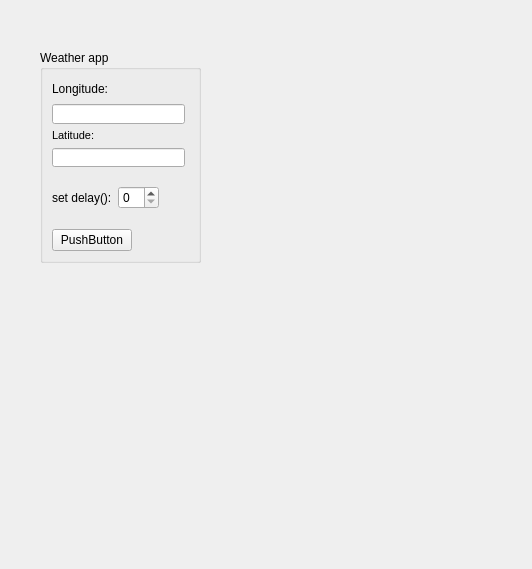
<?xml version="1.0" encoding="UTF-8"?>
<ui version="4.0">
 <class>FormwidgetWEather</class>
 <widget class="QWidget" name="FormwidgetWEather">
  <property name="geometry">
   <rect>
    <x>0</x>
    <y>0</y>
    <width>532</width>
    <height>569</height>
   </rect>
  </property>
  <property name="windowTitle">
   <string>Form</string>
  </property>
  <widget class="QGroupBox" name="groupBox">
   <property name="geometry">
    <rect>
     <x>40</x>
     <y>50</y>
     <width>161</width>
     <height>213</height>
    </rect>
   </property>
   <property name="title">
    <string>Weather app</string>
   </property>
   <layout class="QFormLayout" name="formLayout">
    <item row="0" column="0">
     <layout class="QVBoxLayout" name="verticalLayout_2">
      <item>
       <widget class="QLabel" name="label_5">
        <property name="minimumSize">
         <size>
          <width>43</width>
          <height>20</height>
         </size>
        </property>
        <property name="text">
         <string>Longitude:</string>
        </property>
       </widget>
      </item>
      <item>
       <widget class="QLineEdit" name="lineEdit_2">
        <property name="minimumSize">
         <size>
          <width>133</width>
          <height>20</height>
         </size>
        </property>
       </widget>
      </item>
      <item>
       <widget class="QLabel" name="label">
        <property name="font">
         <font>
          <pointsize>8</pointsize>
         </font>
        </property>
        <property name="text">
         <string>Latitude:</string>
        </property>
       </widget>
      </item>
      <item>
       <widget class="QLineEdit" name="lineEdit"/>
      </item>
     </layout>
    </item>
    <item row="1" column="0">
     <layout class="QHBoxLayout" name="horizontalLayout">
      <item>
       <widget class="QLabel" name="label_2">
        <property name="minimumSize">
         <size>
          <width>60</width>
          <height>50</height>
         </size>
        </property>
        <property name="text">
         <string>set delay():</string>
        </property>
       </widget>
      </item>
      <item>
       <widget class="QSpinBox" name="spinBox"/>
      </item>
     </layout>
    </item>
    <item row="2" column="0">
     <widget class="QPushButton" name="pushButton">
      <property name="text">
       <string>PushButton</string>
      </property>
     </widget>
    </item>
   </layout>
  </widget>
 </widget>
 <resources/>
 <connections/>
</ui>
